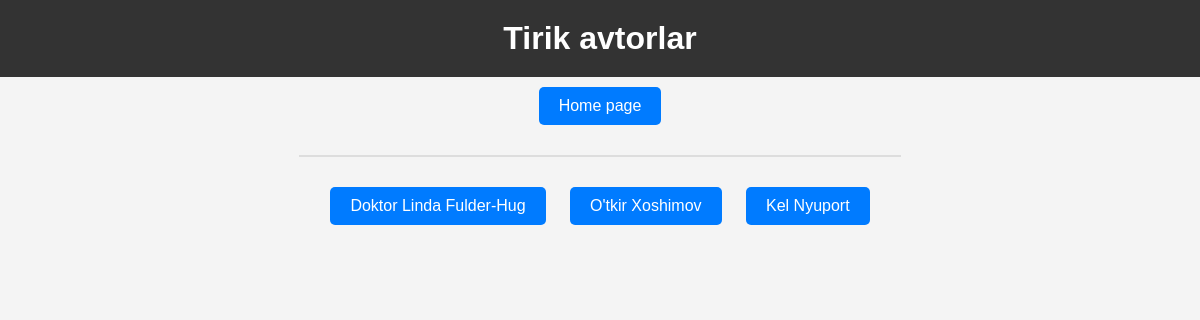
/alive_authors/, run on an earlier commit of the app's database.
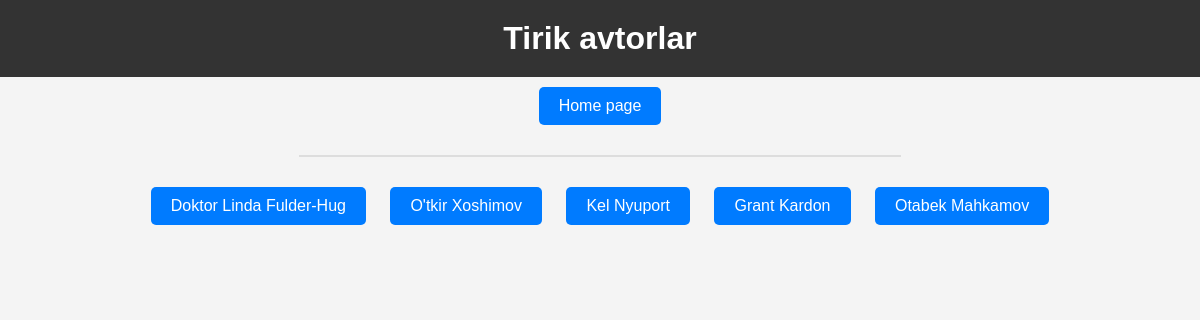
And on a later commit of the database.
### main/models.py (models this page shows, shortened)
class Author(models.Model):
    name = models.CharField(max_length=100)
    gender_choice = (('male', 'Male'), ('female', 'Female'))
    gender = models.CharField(max_length=10, choices=gender_choice)
    date = models.DateField()
    book_quantity = models.PositiveSmallIntegerField()
    alive_or_dead = models.BooleanField(default=False)

### main/views.py (the view)
# urls.py: path('alive_authors/', alive_authors),
def alive_authors(request):
    authors = Author.objects.filter(alive_or_dead=True)
    contex = {'authors': authors}
    return render(request, 'alive_authors.html', contex)

### templates/alive_authors.html (shortened to what this page needs)
<!DOCTYPE html>
<html lang="en">
<head>
</head>
<body>
  <!DOCTYPE html>
<html lang="en">
<head>
   <h1>Tirik avtorlar</h1>
    <a href="/">Home page</a>
    <hr>
    {% for author in authors %}
        <a href="{% url 'author_detail' author.id %}">{{ author.name }}</a>
    {% endfor %}
</body>
</html>

What changed in the data, as far as the page shows it:
added Author: name "Grant Kardon"
added Author: name "Otabek Mahkamov"
